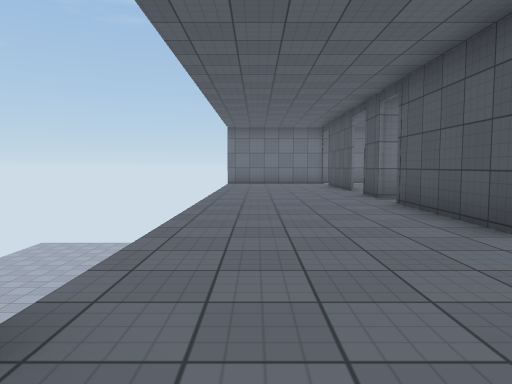
[1] (above)

16 first-person views from a walk through a scene from a Unity 3-D project. The camera is 1.2 m above the floor, tilts 4° down and sees 70° across. The floor is counted in squares, 1.64 m on a side. Each view is taken from the middle of a square. On the plan, view 1 faces up. The plan holds only what a view shows up to about 11 squares ahead; the rest is blank. The place goes on beyond the plan. The player is left out. Door leaves are left out, so doorways stand open. Surface patterns are stand-ins for the level's own textures.

[2]
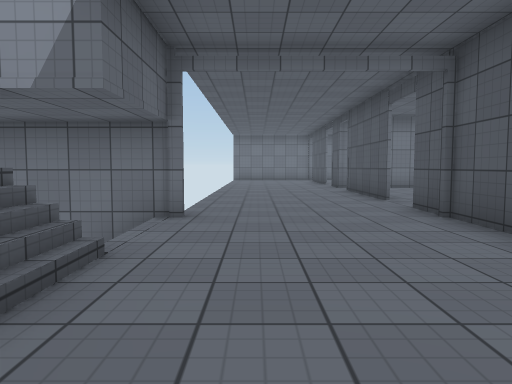

[3]
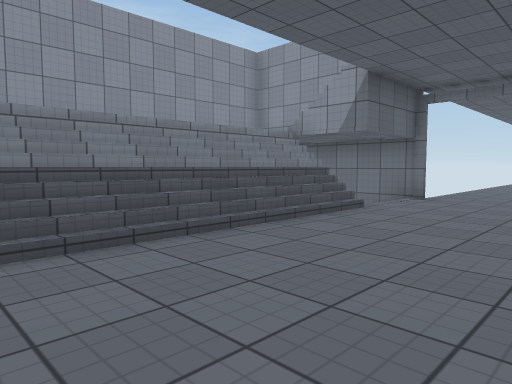

[4]
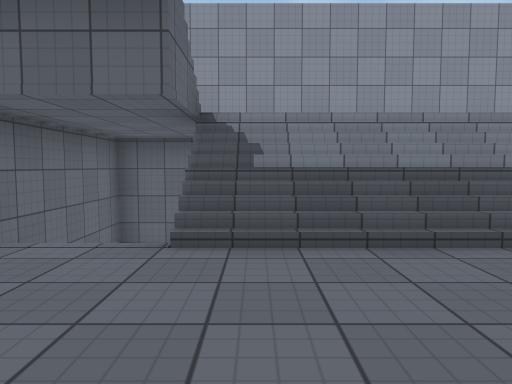

[5]
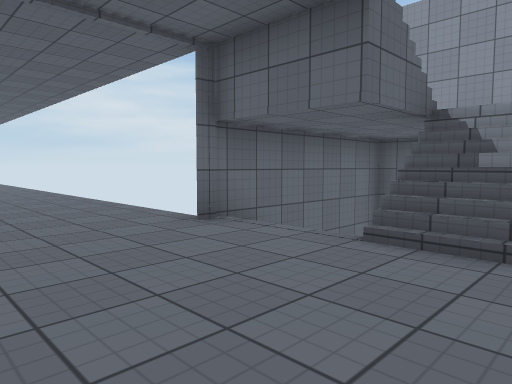

[6]
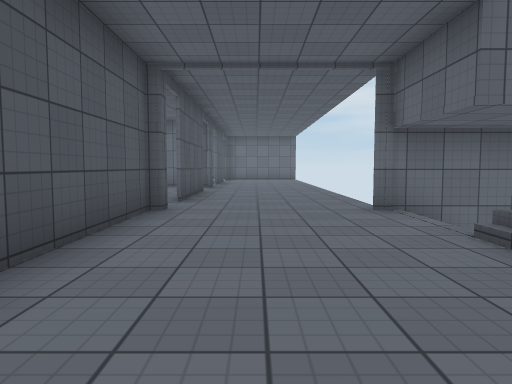

[7]
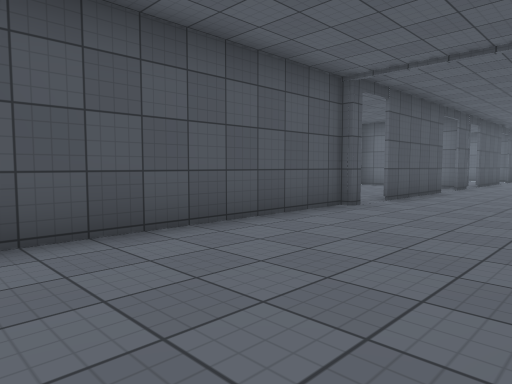

[8]
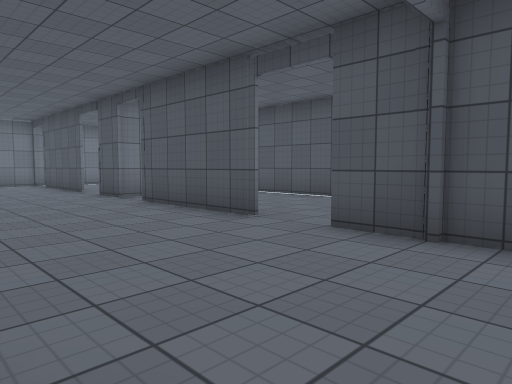

[9]
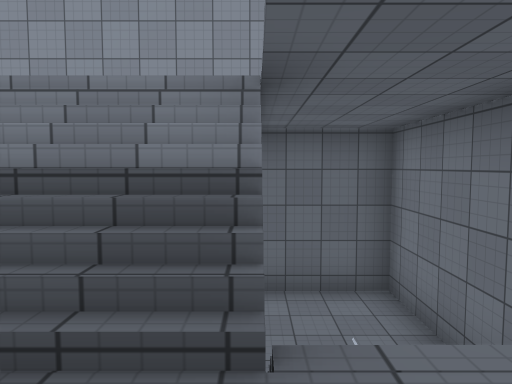

[10]
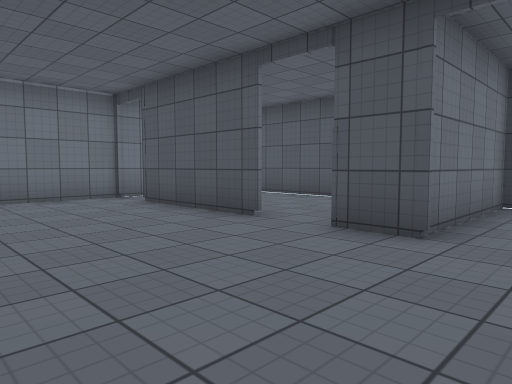

[11]
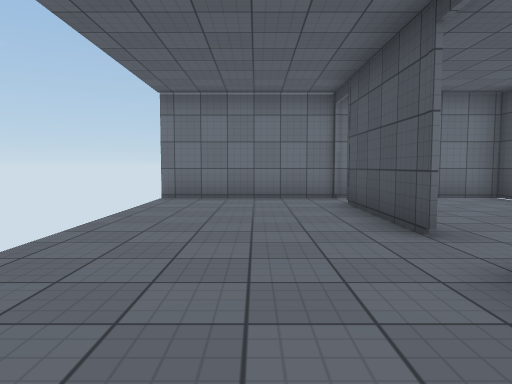

[12]
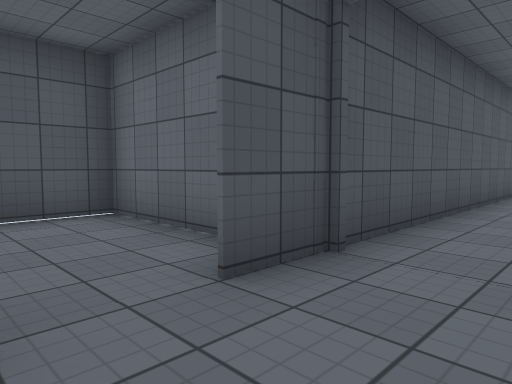

[13]
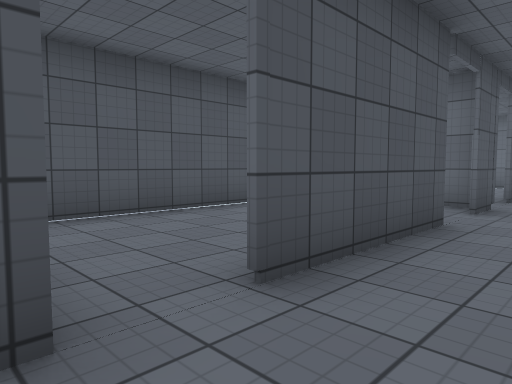

[14]
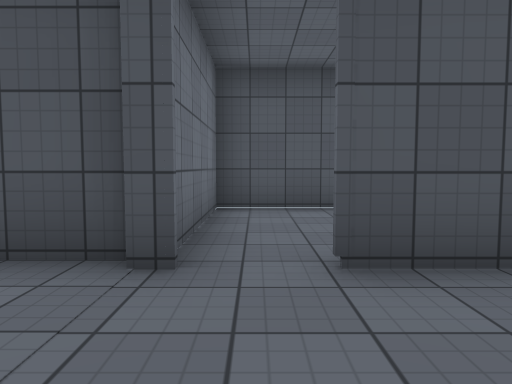

[15]
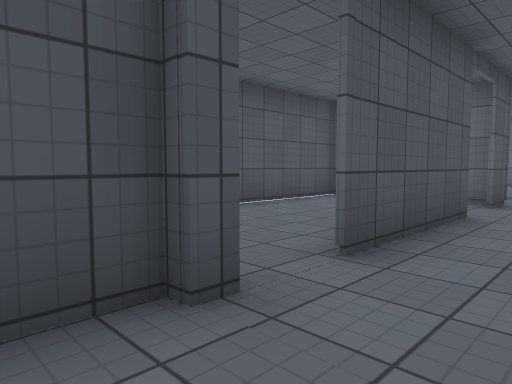

[16]
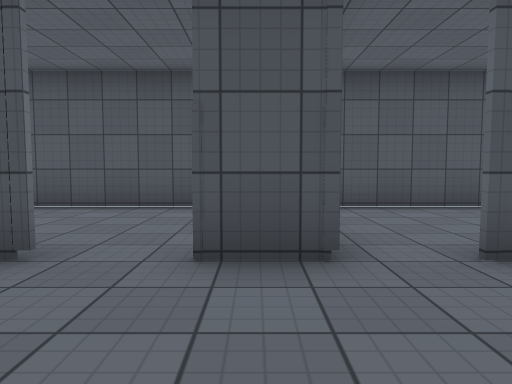

### Floor plan
Key: @ floor where view 1 was taken; # wall or solid block; x gap in a wall; . main floor; - floor 2.25 m lower than the main floor; / step, stairs or slope; D open door; v drop or lower ground.
Columns run from 7 left of view 1 to 7 right of it. Each row starts with its distance up from view 1.
 16       x#######
 15       /...D ..#
 14       /...D...#
 13       /...#...#
 12       /...#...#
 11 vv    /...D...#
 10 vv    /...D...#
  9 vv    /...####
  8  v    /...D...#
  7       /...#...#
  6       /...#...#
  5       /...#...#
  4       /...D.. #
  3       /...D...#
  2  ######...#...#
  1 #---/ /...####
  0 #---  .@..#
 -1 #////#....#
 -2 #   //....#
 -3 #   //....#
 -4 #   //....#
 -5 #   //....#
 -6 #   //....#
 -7 #   //....#
 -8 #   //....#
 -9 #     ....#
-10  ######...####
-11       ....D...#
-12       ....#...#
-13       ....#...#
-14       ....#...#
-15       ....D ..#

Positions as (right, up) in squares from view 1, and headings:
1: (0, 0), facing up
2: (0, -4), facing up
3: (2, -7), facing up-left
4: (2, -7), facing left
5: (2, -6), facing down-left
6: (1, -4), facing down
7: (-1, -4), facing down-right
8: (-1, 0), facing up-right
9: (0, -1), facing left
10: (-1, 7), facing up-right
11: (1, 7), facing up
12: (1, 4), facing down-right
13: (1, -10), facing down-right
14: (0, -11), facing right
15: (1, -9), facing down-right
16: (0, 9), facing right
